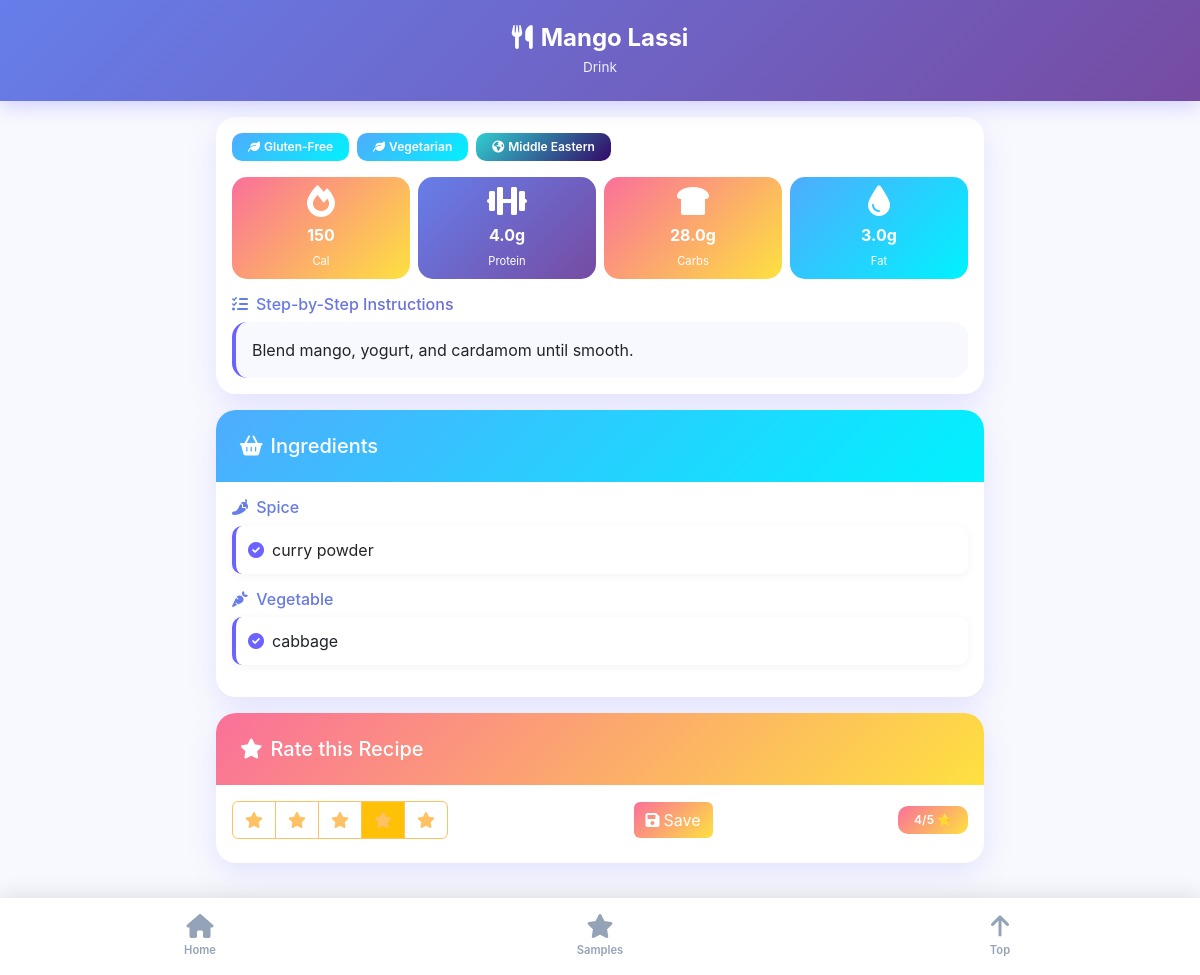
The app's page /recipe/31 with its own data.
### tables this page shows
CREATE TABLE recipes (
        id INTEGER PRIMARY KEY AUTOINCREMENT,
        title TEXT NOT NULL,
        meal_type TEXT NOT NULL,
        instructions TEXT NOT NULL,
        calories INTEGER NOT NULL,
        protein REAL NOT NULL,
        carbs REAL NOT NULL,
        fat REAL NOT NULL
    );

CREATE TABLE ingredients (
        id INTEGER PRIMARY KEY AUTOINCREMENT,
        name TEXT NOT NULL UNIQUE,
        category TEXT NOT NULL
    );

### app.py (the view)
@app.route('/recipe/<int:recipe_id>')
def recipe_detail(recipe_id):
    recipe = get_recipe_by_id(recipe_id)
    if recipe:
        return render_template('recipe_detail.html', recipe=recipe)
    else:
        return "Recipe not found", 404

### app.py (called while the page is built)
def get_db():
    if 'db' not in g:
        g.db = sqlite3.connect(DATABASE)
        g.db.row_factory = sqlite3.Row
    return g.db

def get_db_connection():
    return get_db()

def get_recipe_ingredients(recipe_id):
    conn = get_db_connection()
    try:
        ingredients = conn.execute("""
            SELECT i.name, i.category
            FROM ingredients i
            JOIN recipe_ingredients ri ON i.id = ri.ingredient_id
            WHERE ri.recipe_id = ?
            ORDER BY i.category, i.name
        """, (recipe_id,)).fetchall()
        return [dict(ing) for ing in ingredients]
    except Exception as e:
        print(f"Error getting ingredients for recipe {recipe_id}: {e}")
        return []

### templates/recipe_detail.html (shortened to what this page needs)
{% extends "base.html" %}
{% block header_title %}{{ recipe.title }}{% endblock %}
{% block header_subtitle %}{{ recipe.meal_type.title() }}{% endblock %}
{% block content %}
<div class="card mb-3">
    <div class="card-body">
        <div class="d-flex flex-wrap gap-2 mb-3">
            {% for tag in recipe.dietary_tags %}
            <span class="badge" style="background: var(--success-gradient);">
                <i class="fas fa-leaf me-1"></i>{{ tag.title() }}
            </span>
            {% endfor %}
            {% for race in recipe.races %}
            <span class="badge" style="background: var(--info-gradient);">
                <i class="fas fa-earth-americas me-1"></i>{{ race }}
            </span>
            {% endfor %}
        </div>
        <div class="row g-2 mb-3">
            <div class="col-3">
                <div class="text-center p-2" style="background: linear-gradient(135deg, #fa709a 0%, #fee140 100%); border-radius: 15px;">
                    <i class="fas fa-fire fa-2x" style="color: white;"></i>
                    <div class="fw-bold mt-1" style="color: white;">{{ recipe.calories }}</div>
                    <small style="color: white; font-size: 0.7rem;">Cal</small>
                </div>
            </div>
            <div class="col-3">
                <div class="text-center p-2" style="background: var(--primary-gradient); border-radius: 15px;">
                    <i class="fas fa-dumbbell fa-2x" style="color: white;"></i>
                    <div class="fw-bold mt-1" style="color: white;">{{ recipe.protein }}g</div>
                    <small style="color: white; font-size: 0.7rem;">Protein</small>
                </div>
            </div>
            <div class="col-3">
                <div class="text-center p-2" style="background: var(--warning-gradient); border-radius: 15px;">
                    <i class="fas fa-bread-slice fa-2x" style="color: white;"></i>
                    <div class="fw-bold mt-1" style="color: white;">{{ recipe.carbs }}g</div>
                    <small style="color: white; font-size: 0.7rem;">Carbs</small>
                </div>
            </div>
            <div class="col-3">
                <div class="text-center p-2" style="background: var(--success-gradient); border-radius: 15px;">
                    <i class="fas fa-droplet fa-2x" style="color: white;"></i>
                    <div class="fw-bold mt-1" style="color: white;">{{ recipe.fat }}g</div>
                    <small style="color: white; font-size: 0.7rem;">Fat</small>
                </div>
            </div>
        </div>
        <h6 class="gradient-text mb-2">
            <i class="fas fa-list-check me-2"></i>Step-by-Step Instructions
        </h6>
        <div class="p-3" style="background: var(--bg-color); border-radius: 15px; border-left: 4px solid var(--primary-color);">
            {% if 'Step 1:' in recipe.instructions %}
                {% set steps = recipe.instructions.split('Step ') %}
                {% for step in steps %}
                    {% if step.strip() %}
                        {% set step_parts = step.split(':', 1) %}
                        {% if step_parts|length == 2 %}
                            <div class="mb-3 p-2" style="background: white; border-radius: 10px; border-left: 3px solid var(--primary-color);">
                                <div class="fw-bold text-primary mb-1">
                                    <i class="fas fa-circle-check me-2"></i>Step {{ step_parts[0] }}
                                </div>
                                <div class="text-muted">{{ step_parts[1].strip() }}</div>
                            </div>
                        {% endif %}
                    {% endif %}
                {% endfor %}
            {% else %}
                {{ recipe.instructions }}
            {% endif %}
        </div>
    </div>
</div>
<div class="card mb-3">
    <div class="card-header" style="background: var(--success-gradient);">
        <h5 class="mb-0" style="color: white;">
            <i class="fas fa-basket-shopping me-2"></i>Ingredients
        </h5>
    </div>
    <div class="card-body">
        {% if recipe.ingredients %}
            {% set ingredients_by_category = recipe.ingredients | groupby('category') %}
            {% for category, ingredients in ingredients_by_category %}
            <div class="mb-3">
                <h6 class="gradient-text mb-2">
                    <i class="fas fa-{{ 'drumstick-bite' if category == 'protein' else 'carrot' if category == 'vegetable' else 'bread-slice' if category == 'grain' else 'cheese' if category == 'dairy' else 'pepper-hot' if category == 'spice' else 'apple-whole' if category == 'fruit' else 'seedling' }} me-1"></i>
                    {{ category.title() }}
                </h6>
                {% for ingredient in ingredients %}
                <div class="ingredient-item">
                    <i class="fas fa-circle-check me-2" style="color: #6C63FF;"></i>{{ ingredient.name }}
                </div>
                {% endfor %}
            </div>
            {% endfor %}
        {% endif %}
    </div>
</div>
<div class="card mb-3">
    <div class="card-header" style="background: var(--warning-gradient);">
        <h5 class="mb-0" style="color: white;">
            <i class="fas fa-star me-2"></i>Rate this Recipe
        </h5>
    </div>
    <div class="card-body">
        <form id="ratingForm" onsubmit="submitRating(event)">
            <div class="d-flex align-items-center justify-content-between flex-wrap gap-2">
                <div class="btn-group" role="group">
                    {% for i in range(1, 6) %}
                    <label class="btn btn-outline-warning" for="rating{{ i }}" style="border-color: #FEC163; color: #FEC163;">
                        <i class="fas fa-star"></i>
                    </label>
                    {% endfor %}
                </div>
                <button type="submit" class="btn" style="background: var(--warning-gradient); color: white; border: none;">
                    <i class="fas fa-save me-1"></i>Save
                </button>
                {% if recipe.rating %}
                <span class="badge" style="background: var(--warning-gradient);">
                    {{ recipe.rating }}/5 ⭐
                </span>
                {% endif %}
            </div>
        </form>
    </div>
</div>
{% endblock %}

### templates/base.html (shortened to what this page needs)
<!DOCTYPE html>
<html lang="en">
<head>
    <link href="https://cdn.jsdelivr.net/npm/bootstrap@5.3.0/dist/css/bootstrap.min.css" rel="stylesheet">
    <link href="https://cdnjs.cloudflare.com/ajax/libs/font-awesome/6.0.0/css/all.min.css" rel="stylesheet">
</head>
<body>
    <header class="app-header">
        <h1><i class="fas fa-utensils me-2"></i>{% block header_title %}Meal Planner{% endblock %}</h1>
        <div class="subtitle">{% block header_subtitle %}Plan delicious meals from around the world{% endblock %}</div>
    </header>
    <main>
        {% block content %}{% endblock %}
    </main>
    <nav class="bottom-nav">
        <a href="{{ url_for('index') }}" class="{% if request.endpoint == 'index' %}active{% endif %}">
            <i class="fas fa-home"></i>
            <span>Home</span>
        </a>
        <a href="{{ url_for('samples') }}" class="{% if request.endpoint == 'samples' %}active{% endif %}">
            <i class="fas fa-star"></i>
            <span>Samples</span>
        </a>
        <a href="#" onclick="scrollToTop(); return false;" class="">
            <i class="fas fa-arrow-up"></i>
            <span>Top</span>
        </a>
    </nav>
</body>
</html>

### templates/base.html (style rules this page uses)
:root { --primary-gradient: linear-gradient(135deg, #667eea 0%, #764ba2 100%); --secondary-gradient: linear-gradient(135deg, #f093fb 0%, #f5576c 100%); --success-gradient: linear-gradient(135deg, #4facfe 0%, #00f2fe 100%); --warning-gradient: linear-gradient(135deg, #fa709a 0%, #fee140 100%); --info-gradient: linear-gradient(135deg, #30cfd0 0%, #330867 100%); --primary-color: #6C63FF; --secondary-color: #FF6B9D; --accent-color: #FEC163; --bg-color: #F8F9FE; --text-dark: #2D3748; --shadow: 0 10px 30px rgba(108, 99, 255, 0.15); --shadow-lg: 0 20px 60px rgba(108, 99, 255, 0.25); }
* { margin: 0; padding: 0; box-sizing: border-box; }
body { font-family: -apple-system, BlinkMacSystemFont, 'Segoe UI', Roboto, 'Helvetica Neue', Arial, sans-serif; background: var(--bg-color); color: var(--text-dark); padding-bottom: 80px; min-height: 100vh; }
.app-header { background: var(--primary-gradient); color: white; padding: 1.5rem 1rem; text-align: center; box-shadow: 0 4px 20px rgba(108, 99, 255, 0.3); position: sticky; top: 0; z-index: 100; }
.app-header h1 { font-size: 1.5rem; font-weight: 700; margin: 0; }
.app-header .subtitle { font-size: 0.85rem; opacity: 0.9; margin-top: 0.25rem; }
main { max-width: 800px; margin: 0 auto; padding: 1rem; }
.card { border-radius: 20px; border: none; box-shadow: var(--shadow); overflow: hidden; }
.card-header { background: var(--primary-gradient); color: white; border: none; padding: 1.5rem; }
.bottom-nav { position: fixed; bottom: 0; left: 0; right: 0; background: white; box-shadow: 0 -4px 20px rgba(0, 0, 0, 0.1); display: flex; justify-content: space-around; align-items: center; padding: 0.5rem 0; z-index: 1000; }
.bottom-nav a { flex: 1; text-align: center; padding: 0.5rem; color: #94A3B8; text-decoration: none; transition: all 0.3s ease; display: flex; flex-direction: column; align-items: center; gap: 0.25rem; }
.bottom-nav a i { font-size: 1.5rem; transition: all 0.3s ease; }
.bottom-nav a span { font-size: 0.7rem; font-weight: 600; }
.gradient-text { background: var(--primary-gradient); -webkit-background-clip: text; -webkit-text-fill-color: transparent; background-clip: text; }
.badge { border-radius: 10px; padding: 0.5rem 1rem; font-weight: 600; }
.ingredient-item { background: white; padding: 0.75rem; margin: 0.5rem 0; border-radius: 10px; border-left: 4px solid var(--primary-color); box-shadow: 0 2px 10px rgba(0, 0, 0, 0.05); }

### records on screen
recipes: title "Mango Lassi", meal_type "Drink", calories "150", protein "4.0", carbs "28.0", fat "3.0", instructions "Blend mango, yogurt, and cardamom until smooth."
ingredients: title "Spice", name "curry powder"
ingredients: title "Vegetable", name "cabbage"

### other values on screen
{{ tag.title() }} "Gluten-Free" "Vegetarian"
{{ race }} "Middle Eastern"
{{ recipe.rating }} "4"
